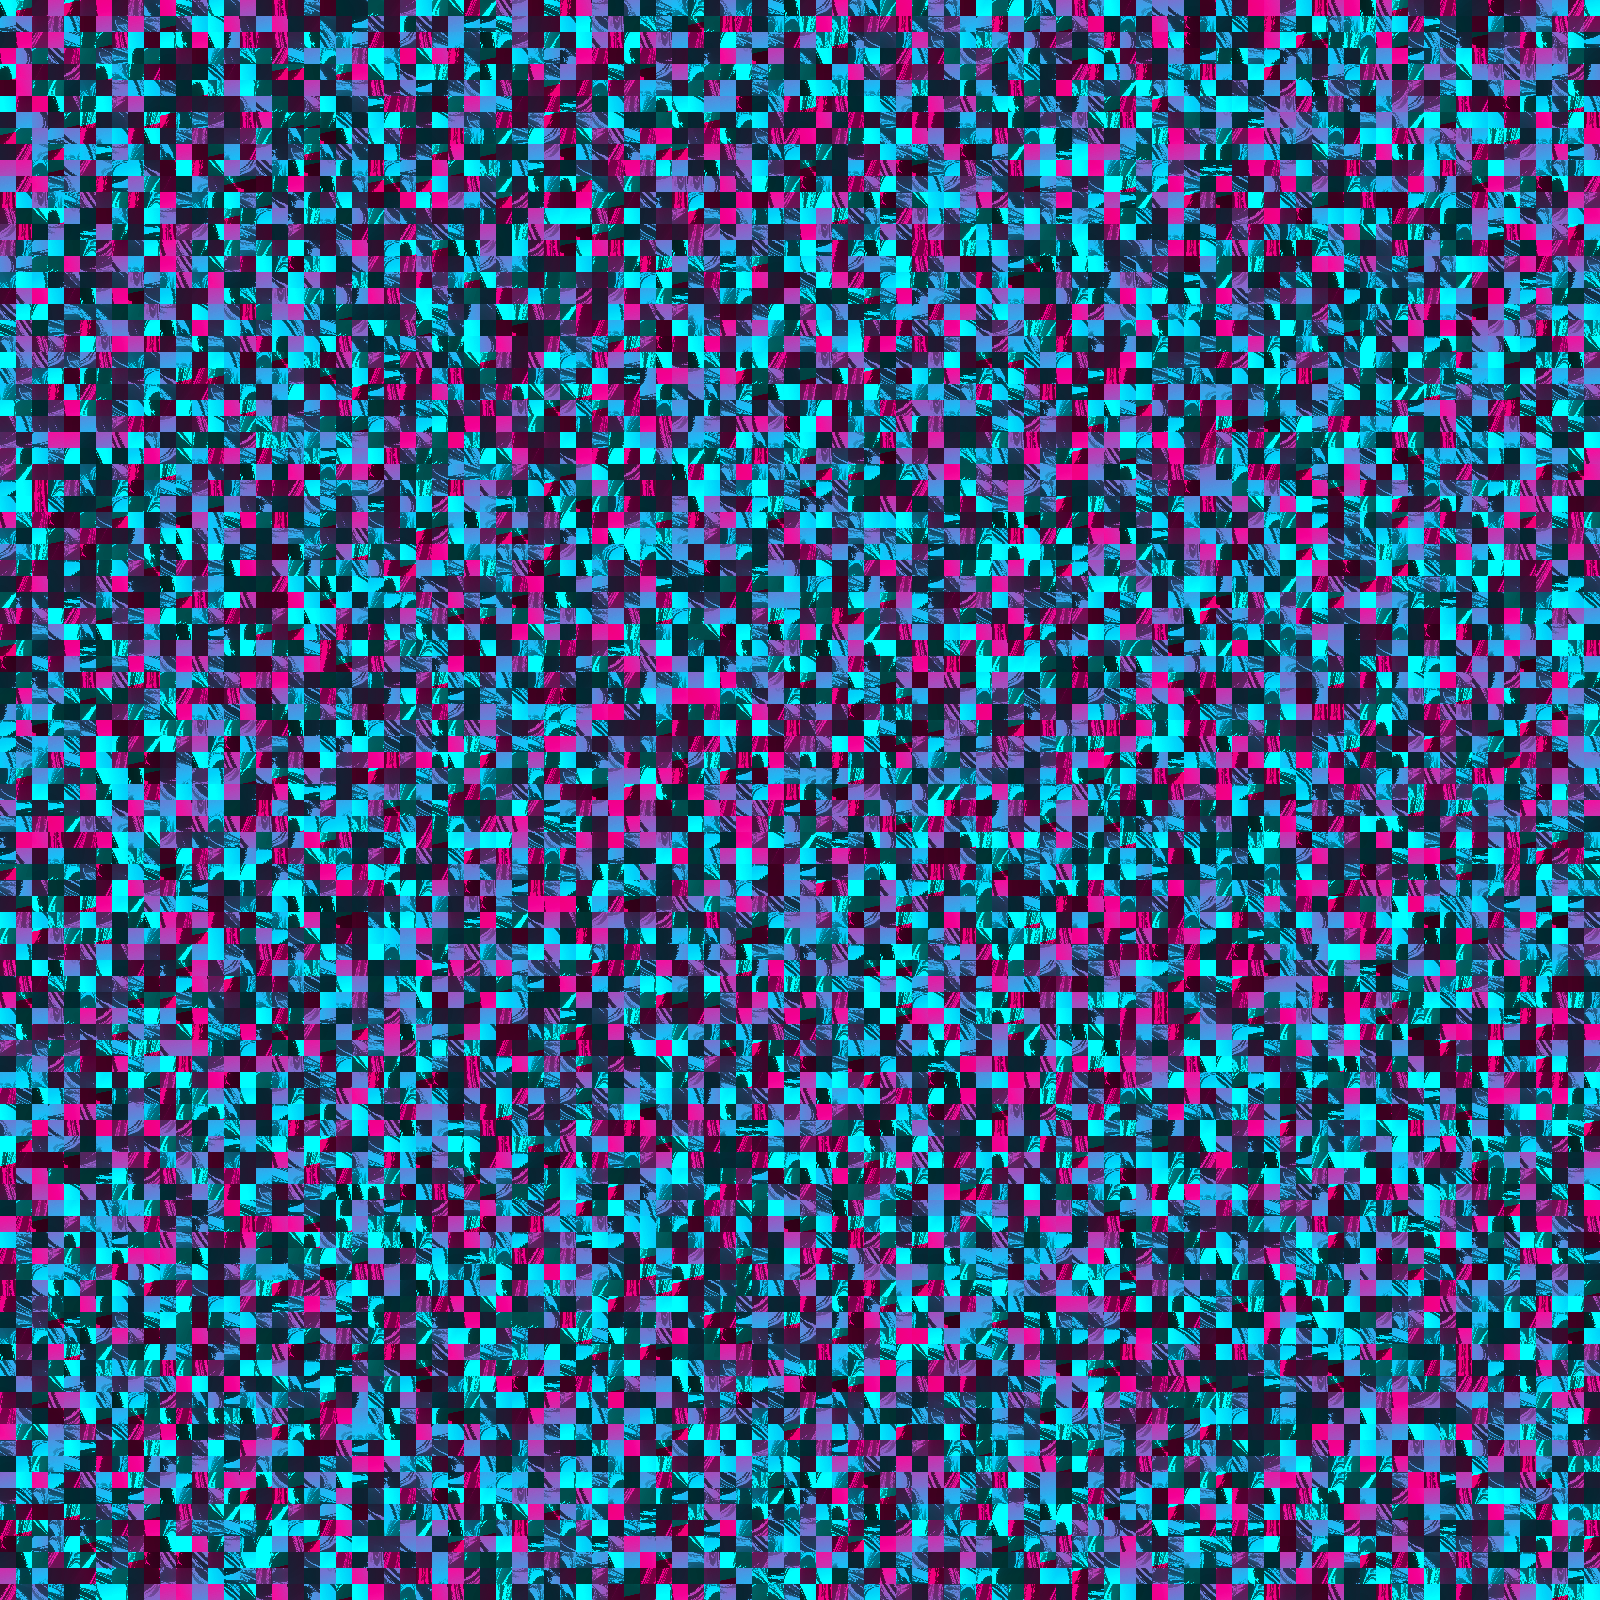

This is a level from a 2D game, rendered from its Tiled map with the project's own tilesets. A one-line summary and the map file follow, with tile-layer data summarised:
An orthogonal 100x100 tile map with 16x16 px tiles, 3 tile layers (Tile Layer 1, Tile Layer 2, Tile Layer 3).

<map version="1.2" tiledversion="1.2.4" orientation="orthogonal" renderorder="right-down" width="100" height="100" tilewidth="16" tileheight="16" infinite="0" nextlayerid="4" nextobjectid="1">
 <tileset firstgid="1" source="../tilesets/world-tileset.tsx" />
 <layer id="1" name="Tile Layer 1" width="100" height="100">
  <data>[10000 cells, 10000 non-empty, 169 distinct tile ids]</data>
 </layer>
 <layer id="2" name="Tile Layer 2" width="100" height="100">
  <data>[10000 cells, 0 non-empty, 0 distinct tile ids]</data>
 </layer>
 <layer id="3" name="Tile Layer 3" width="100" height="100">
  <data>[10000 cells, 0 non-empty, 0 distinct tile ids]</data>
 </layer>
</map>
